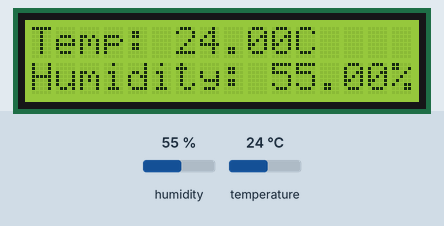
Bench run of a program on a simulated Arduino Uno, built with avr-gcc and run on an emulated ATmega328P. Shown: 16×2 character LCD. The test bench sets the inputs (shaded band); at power-on: humidity 55 %, temperature 24 °C.

Above: at 1.2 s.
1.3 s: humidity set to 22 %
At 3.0 s:
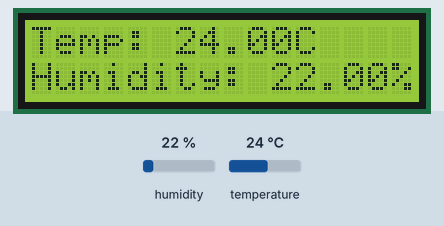
4.0 s: temperature set to 12 °C
At 5.6 s:
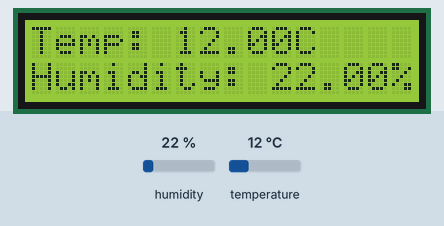
6.7 s: humidity set to 40 %
At 9.4 s:
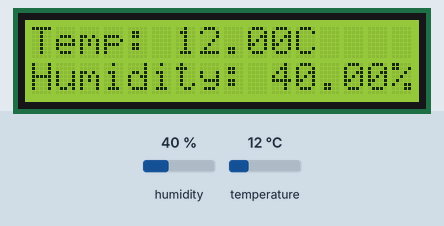
9.7 s: temperature set to 19 °C
At 10.8 s:
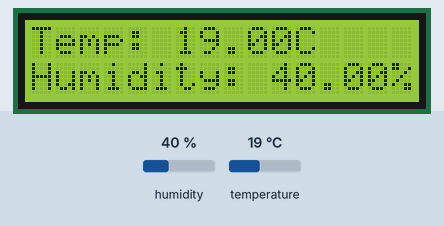
Timing chart, 0 to 12.7 s (numbered marks = the images above; inputs shaded):
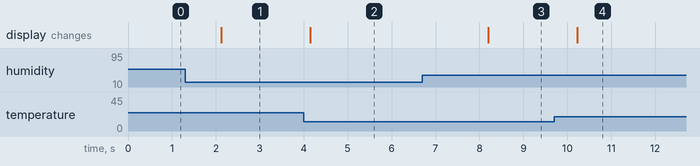

The program:

main.cpp
```cpp
#include <LiquidCrystal.h>
#include <Adafruit_Sensor.h>
#include <Wire.h>
#include <Arduino.h>
#include <DHT.h>

#define DHT11PIN 8
#define DHTTYPE DHT11

DHT dht11(DHT11PIN, DHTTYPE);

LiquidCrystal lcd(12, 11, 5, 4, 3, 2);


void setup(){
  lcd.begin(16 ,2);
  dht11.begin();
}

void loop(){
  float temperature = dht11.readTemperature();
  float humidity = dht11.readHumidity();

  if(isnan(temperature) || isnan(humidity)){
    lcd.setCursor(0, 0);
    lcd.print("Read Error)");
  }
  else{
    lcd.setCursor(0, 0);
    lcd.print("Temp: ");
    lcd.print(temperature);
    lcd.print("C");

    lcd.setCursor(0, 1);
    lcd.print("Humidity: ");
    lcd.print(humidity);
    lcd.print("%");
  }

  delay(2000);
}
```

Measured:
- after the input at 1.3 s, the display: changes after 0.82 s (image 1)
- after the input at 4.0 s, the display: changes after 0.15 s (image 2)
- after the input at 6.7 s, the display: changes after 1.5 s (image 3)
- after the input at 9.7 s, the display: changes after 0.53 s (image 4)
